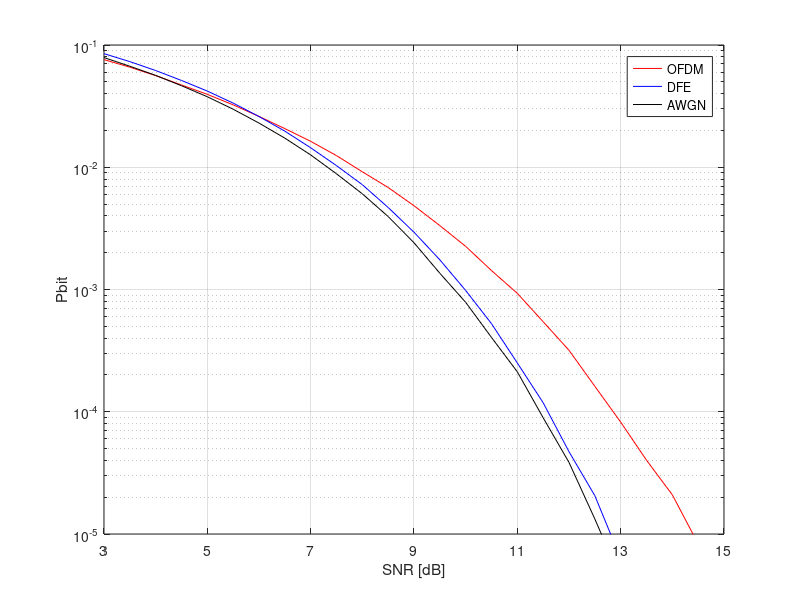
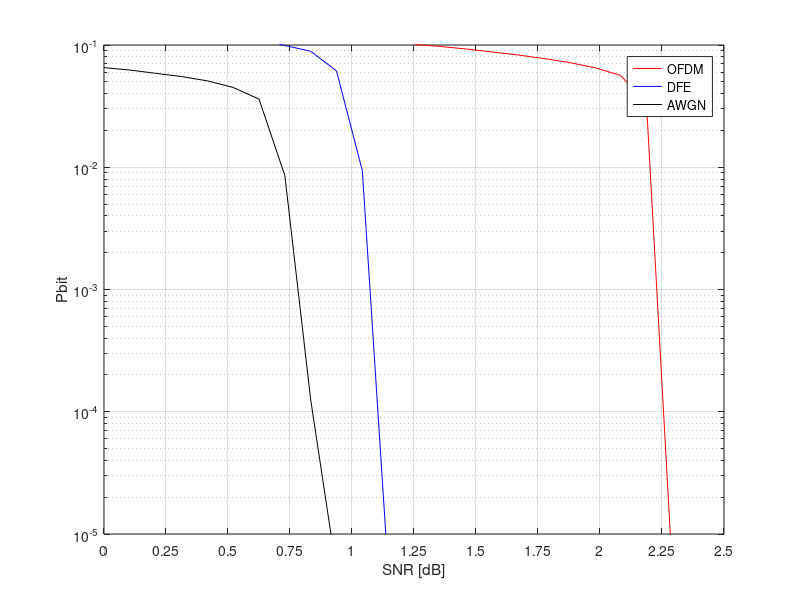

The MATLAB source for these figures, in order:
close all; clear all; clc;

load('pbits_uncoded');

figure;
semilogy(SNRs, pbit_ofdm_u, 'r');
hold on;
semilogy(SNRs, pbit_dfe_u, 'b');
semilogy(SNRs, pbit_awgn_u, 'k');
ylim([1e-5, 1e-1]);
xlim([3 15]);
grid on;
xlabel('SNR [dB]');
ylabel('Pbit');
legend('OFDM', 'DFE', 'AWGN');
set(gca, 'XTick', 3:2:15);
print('pbits_uncoded', '-depsc');

load('pbits_coded');

pbit_awgn_c = max(pbit_awgn_c, 5e-6);
pbit_ofdm_c = max(pbit_ofdm_c, 5e-6);
pbit_dfe_c = max(pbit_dfe_c, 5e-6);

figure;
semilogy(SNRs, pbit_ofdm_c, 'r');
hold on;
semilogy(SNRs, pbit_dfe_c, 'b');
semilogy(SNRs, pbit_awgn_c, 'k');
ylim([1e-5, 1e-1]);
xlim([0 2.5]);
grid on;
xlabel('SNR [dB]');
ylabel('Pbit');
legend('OFDM', 'DFE', 'AWGN');
set(gca, 'XTick', 0:0.25:2.5);
print('pbits_coded', '-depsc');
